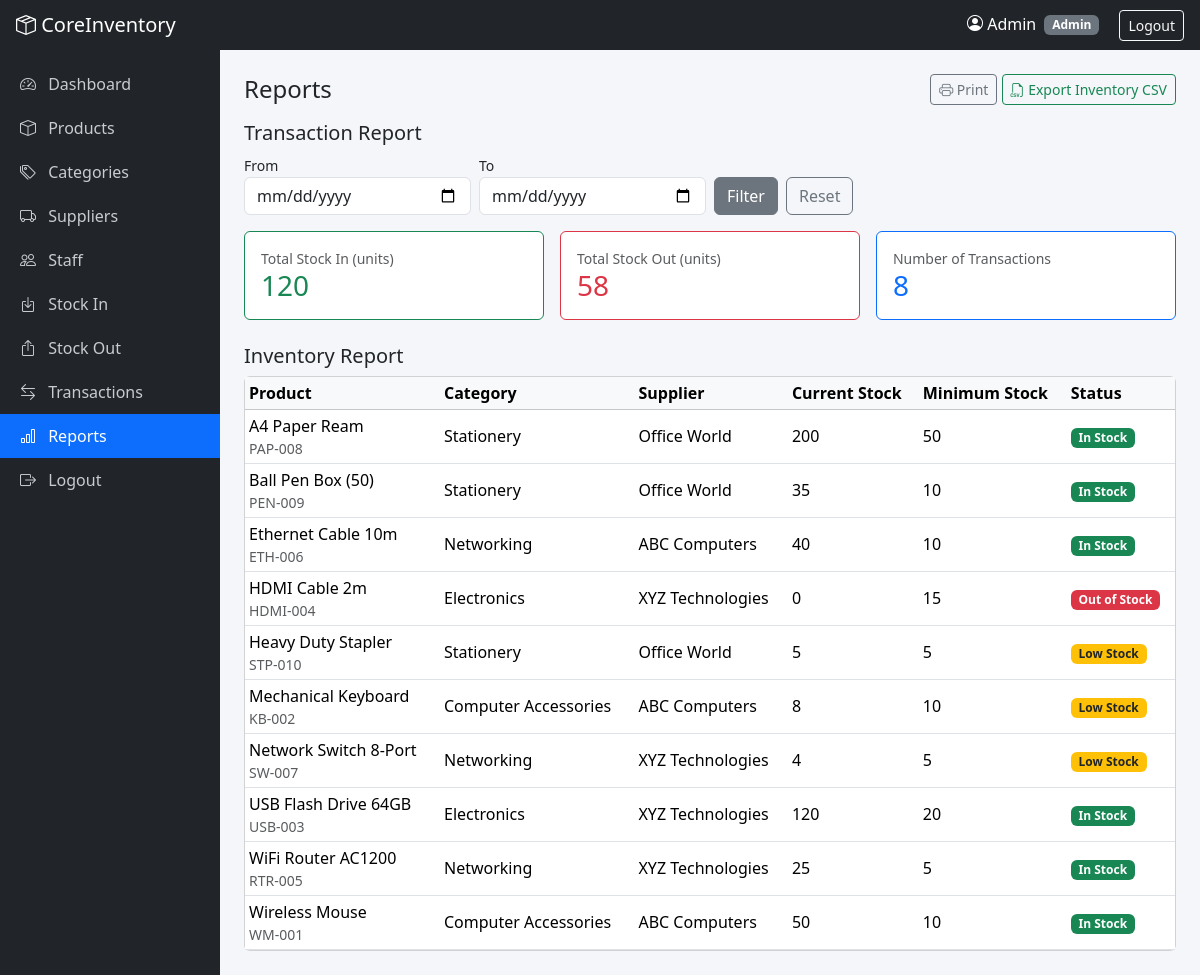
/reports.php (signed in), run on the app's committed database.
### tables this page shows
CREATE TABLE products (
  id INT AUTO_INCREMENT PRIMARY KEY,
  name VARCHAR(150) NOT NULL,
  sku VARCHAR(50) NOT NULL UNIQUE,
  category_id INT NOT NULL,
  supplier_id INT NOT NULL,
  price DECIMAL(10,2) NOT NULL,
  quantity INT NOT NULL DEFAULT 0,
  minimum_stock INT NOT NULL DEFAULT 5,
  description TEXT,
  status ENUM('active','inactive') NOT NULL DEFAULT 'active',
  created_at TIMESTAMP DEFAULT CURRENT_TIMESTAMP,
  updated_at TIMESTAMP DEFAULT CURRENT_TIMESTAMP ON UPDATE CURRENT_TIMESTAMP,
  FOREIGN KEY (category_id) REFERENCES categories(id),
  FOREIGN KEY (supplier_id) REFERENCES suppliers(id),
  CHECK (quantity >= 0)
);

CREATE TABLE categories (
  id INT AUTO_INCREMENT PRIMARY KEY,
  name VARCHAR(100) NOT NULL UNIQUE,
  description TEXT,
  status ENUM('active','inactive') NOT NULL DEFAULT 'active',
  created_at TIMESTAMP DEFAULT CURRENT_TIMESTAMP
);

CREATE TABLE suppliers (
  id INT AUTO_INCREMENT PRIMARY KEY,
  name VARCHAR(100) NOT NULL UNIQUE,
  contact_person VARCHAR(100),
  phone VARCHAR(20),
  email VARCHAR(120),
  address TEXT,
  status ENUM('active','inactive') NOT NULL DEFAULT 'active',
  created_at TIMESTAMP DEFAULT CURRENT_TIMESTAMP
);

### reports.php (the view, shortened to what this page needs)
<?php
require 'includes/db.php';
require 'includes/auth.php';
$from = $_GET['from'] ?? '';
$to   = $_GET['to'] ?? '';
$inventory = $pdo->query("SELECT p.name, p.sku, p.quantity, p.minimum_stock, c.name AS category_name, s.name AS supplier_name
                          FROM products p JOIN categories c ON c.id = p.category_id JOIN suppliers s ON s.id = p.supplier_id
                          WHERE p.status = 'active' ORDER BY p.name")->fetchAll();
$where = []; $params = [];
$sql = "SELECT COALESCE(SUM(CASE WHEN type='STOCK_IN'  THEN quantity ELSE 0 END),0) AS total_in,
               COALESCE(SUM(CASE WHEN type='STOCK_OUT' THEN quantity ELSE 0 END),0) AS total_out,
               COUNT(*) AS total_tx
        FROM stock_transactions" . ($where ? ' WHERE ' . implode(' AND ', $where) : '');
$st = $pdo->prepare($sql);
$st->execute($params);
$summary = $st->fetch();
require 'includes/header.php';
?>
<div class="d-flex justify-content-between align-items-center mb-3">
  <h4 class="mb-0">Reports</h4>
  <div class="no-print">
    <button class="btn btn-outline-secondary btn-sm" onclick="window.print()"><i class="bi bi-printer"></i> Print</button>
    <a class="btn btn-outline-success btn-sm" href="reports.php?export=inventory"><i class="bi bi-filetype-csv"></i> Export Inventory CSV</a>
  </div>
</div>
<h5>Transaction Report</h5>
<form class="row g-2 mb-3 no-print" method="get">
  <div class="col-md-3"><label class="form-label small mb-0">From</label><input type="date" name="from" class="form-control" value="<?= e($from) ?>"></div>
  <div class="col-md-3"><label class="form-label small mb-0">To</label><input type="date" name="to" class="form-control" value="<?= e($to) ?>"></div>
  <div class="col-md-3 d-flex align-items-end gap-2"><button class="btn btn-secondary">Filter</button><a href="reports.php" class="btn btn-outline-secondary">Reset</a></div>
</form>
<div class="row g-3 mb-4">
  <div class="col-md-4"><div class="card border-success"><div class="card-body"><div class="text-muted small">Total Stock In (units)</div><div class="stat-number text-success h3 mb-0"><?= (int)$summary['total_in'] ?></div></div></div></div>
  <div class="col-md-4"><div class="card border-danger"><div class="card-body"><div class="text-muted small">Total Stock Out (units)</div><div class="stat-number text-danger h3 mb-0"><?= (int)$summary['total_out'] ?></div></div></div></div>
  <div class="col-md-4"><div class="card border-primary"><div class="card-body"><div class="text-muted small">Number of Transactions</div><div class="stat-number text-primary h3 mb-0"><?= (int)$summary['total_tx'] ?></div></div></div></div>
</div>
<h5>Inventory Report</h5>
<div class="card"><div class="table-responsive"><table class="table table-sm align-middle mb-0">
  <thead class="table-light"><tr><th>Product</th><th>Category</th><th>Supplier</th><th>Current Stock</th><th>Minimum Stock</th><th>Status</th></tr></thead>
  <tbody>
  <?php foreach ($inventory as $r): ?>
    <tr><td><?= e($r['name']) ?><div class="small text-muted"><?= e($r['sku']) ?></div></td><td><?= e($r['category_name']) ?></td><td><?= e($r['supplier_name']) ?></td>
      <td><?= (int)$r['quantity'] ?></td><td><?= (int)$r['minimum_stock'] ?></td><td><?= stock_badge((int)$r['quantity'], (int)$r['minimum_stock']) ?></td></tr>
  <?php endforeach; ?>
  </tbody></table></div></div>
<?php require 'includes/footer.php'; ?>

### includes/auth.php (shortened to what this page needs)
<?php
function e($value): string { return htmlspecialchars((string)$value, ENT_QUOTES, 'UTF-8'); }
function stock_label(int $qty, int $min): string {
    if ($qty === 0) return 'Out of Stock';
    if ($qty <= $min) return 'Low Stock';
    return 'In Stock';
}
function stock_badge(int $qty, int $min): string {
    $label = stock_label($qty, $min);
    $class = ['Out of Stock' => 'bg-danger', 'Low Stock' => 'bg-warning text-dark', 'In Stock' => 'bg-success'][$label];
    return '<span class="badge ' . $class . '">' . $label . '</span>';
}

### assets/css/style.css (style rules this page uses)
body { background: #f4f6f9; }

### data on the page
products: name "A4 Paper Ream", sku "PAP-008", category.name "Stationery", supplier.name "Office World", quantity "200", minimum_stock "50", label "In Stock"
products: name "Ball Pen Box (50)", sku "PEN-009", category.name "Stationery", supplier.name "Office World", quantity "35", minimum_stock "10", label "In Stock"
products: name "Ethernet Cable 10m", sku "ETH-006", category.name "Networking", supplier.name "ABC Computers", quantity "40", minimum_stock "10", label "In Stock"
products: name "HDMI Cable 2m", sku "HDMI-004", category.name "Electronics", supplier.name "XYZ Technologies", quantity "0", minimum_stock "15", label "Out of Stock"
products: name "Heavy Duty Stapler", sku "STP-010", category.name "Stationery", supplier.name "Office World", quantity "5", minimum_stock "5", label "Low Stock"
products: name "Mechanical Keyboard", sku "KB-002", category.name "Computer Accessories", supplier.name "ABC Computers", quantity "8", minimum_stock "10", label "Low Stock"
products: name "Network Switch 8-Port", sku "SW-007", category.name "Networking", supplier.name "XYZ Technologies", quantity "4", minimum_stock "5", label "Low Stock"
products: name "USB Flash Drive 64GB", sku "USB-003", category.name "Electronics", supplier.name "XYZ Technologies", quantity "120", minimum_stock "20", label "In Stock"
products: name "WiFi Router AC1200", sku "RTR-005", category.name "Networking", supplier.name "XYZ Technologies", quantity "25", minimum_stock "5", label "In Stock"
products: name "Wireless Mouse", sku "WM-001", category.name "Computer Accessories", supplier.name "ABC Computers", quantity "50", minimum_stock "10", label "In Stock"

### other printed values
$_SESSION['name'] "Admin"
$_SESSION['role'] "Admin"
$label "Dashboard"
$label "Products"
$label "Categories"
$label "Suppliers"
$label "Staff"
$label "Stock In"
$label "Stock Out"
$label "Transactions"
$label "Reports"
$summary['total_in'] "120"
$summary['total_out'] "58"
$summary['total_tx'] "8"
